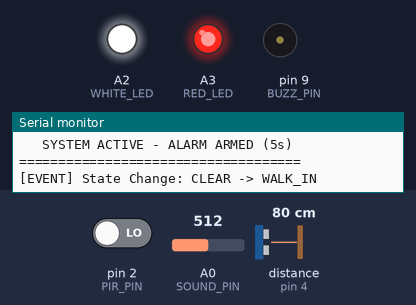
Simulated run of this sketch. Board: Arduino Uno, built with avr-gcc and run on an emulated ATmega328P. Parts: output pins drawn as LEDs (lit = HIGH), buzzer (waves = sounding), the last lines printed to the serial monitor. Wiring (inferred from the names in the program): ultrasonic range finder: trigger pin 3; echo pin 4. Dashed ring = blinking. The inputs (shaded band) are chosen by the test bench; at power-on: distance to the obstacle (sensor on pin 4) 80 cm, pin 2 (PIR_PIN) LOW, A0 (SOUND_PIN) = 512. The echo pulse lasts 58.3 µs per cm; pins used as bus, display or sensor lines are not drawn.

Above: at 1.3 s.
1.4 s: distance to the obstacle (sensor on pin 4) set to 178 cm
4.4 s: distance to the obstacle (sensor on pin 4) set to 183 cm
13.4 s: distance to the obstacle (sensor on pin 4) set to 32 cm
14.9 s: distance to the obstacle (sensor on pin 4) set to 28 cm
At 15.06 s:
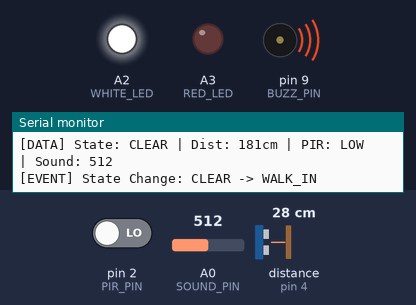
At 15.61 s:
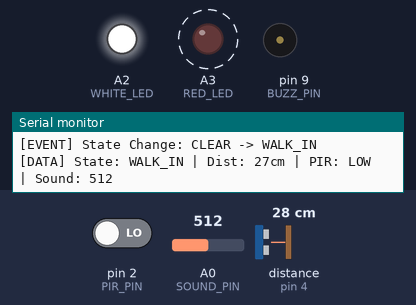
Timing chart, 0 to 17.9 s (numbered marks = the images above; inputs shaded):
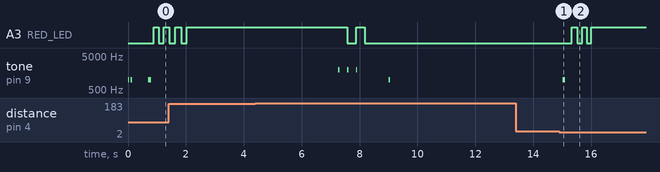

The sketch:

sketch_may12a.ino
```cpp
#include <SoftwareSerial.h>

/* --- USER TUNING ZONE --- */
const int THRESH_IN = 30;
const int THRESH_OUT = 40;
const int MOVE_MARGIN = 60;
const int PIR_LIMIT_CM = 120;
const long LOITER_MS = 5000; // Alarm triggers after this threshold (5 seconds)
const long STATE_HOLD = 600;
const long SLEEP_TIMEOUT = 30000;

/* --- SENSOR & LOGIC CONSTANTS --- */
const int LOITER_RADIUS = 15;
const int TIME_STEP_MS = 3000;
const int SENSE_SMOOTHING = 5;
const int STABILITY_MS = 150;
const int PIR_HOLD_MS = 2000;

/* --- PINOUT PER WIRING TABLE --- */
const int PIR_PIN = 2;
const int TRIG_PIN = 3;
const int ECHO_PIN = 4;
const int SOUND_PIN = A0;
const int WHITE_LED = A2;
const int RED_LED = A3;
const int BUZZ_PIN = 9;
const int SW_RX = 10;
const int SW_TX = 11;

SoftwareSerial nodeMCU(SW_RX, SW_TX);

/* --- SYSTEM VARIABLES --- */
enum SystemState
{
  CLEAR,
  WALK_IN,
  WALK_OUT,
  LINGER,
  LOITER,
  SLEEP
};
SystemState currentState = CLEAR;

unsigned long stateStartTime = 0;
unsigned long lastChangeTime = 0;
unsigned long lastPirTrigger = 0;
long lastValidDist = 150;
long lastChangeDist = 150;
long anchorDist = 0;
bool presence = false;
bool debouncedPIR = false;

/* --- LOGGING HELPER --- */
String getStateName(SystemState state)
{
  switch (state)
  {
  case CLEAR:
    return "CLEAR";
  case WALK_IN:
    return "WALK_IN";
  case WALK_OUT:
    return "WALK_OUT";
  case LINGER:
    return "LINGER";
  case LOITER:
    return "LOITER (ALARM)";
  case SLEEP:
    return "SLEEP";
  default:
    return "UNKNOWN";
  }
}

/* --- ALARM & AUDIO FEEDBACK --- */
void playAlarm()
{
  // Rapid fire alarm for Loitering
  tone(BUZZ_PIN, 2000, 50);
  delay(100);
  tone(BUZZ_PIN, 1500, 50);
}

void playStatusSound(SystemState state)
{
  switch (state)
  {
  case SLEEP:
    tone(BUZZ_PIN, 400, 200);
    digitalWrite(WHITE_LED, LOW);
    digitalWrite(RED_LED, LOW);
    break;
  case CLEAR:
    noTone(BUZZ_PIN);
    tone(BUZZ_PIN, 1000, 50);
    digitalWrite(WHITE_LED, HIGH);
    digitalWrite(RED_LED, LOW);
    break;
  case WALK_IN:
    tone(BUZZ_PIN, 1000, 100);
    break;
  }
}

void setup()
{
  Serial.begin(9600);
  nodeMCU.begin(9600);

  pinMode(PIR_PIN, INPUT);
  pinMode(TRIG_PIN, OUTPUT);
  pinMode(ECHO_PIN, INPUT);
  pinMode(BUZZ_PIN, OUTPUT);
  pinMode(SOUND_PIN, INPUT);
  pinMode(WHITE_LED, OUTPUT);
  pinMode(RED_LED, OUTPUT);

  digitalWrite(WHITE_LED, HIGH);
  tone(BUZZ_PIN, 1000, 50);
  delay(100);
  tone(BUZZ_PIN, 1000, 50);

  Serial.println(F("===================================="));
  Serial.println(F("   SYSTEM ACTIVE - ALARM ARMED (5s) "));
  Serial.println(F("===================================="));
}

long getFilteredDist()
{
  long sum = 0;
  int valid = 0;
  for (int i = 0; i < SENSE_SMOOTHING; i++)
  {
    digitalWrite(TRIG_PIN, LOW);
    delayMicroseconds(2);
    digitalWrite(TRIG_PIN, HIGH);
    delayMicroseconds(10);
    digitalWrite(TRIG_PIN, LOW);
    long dur = pulseIn(ECHO_PIN, HIGH, 20000);
    if (dur > 0)
    {
      sum += (dur * 0.034 / 2);
      valid++;
    }
  }
  return (valid > 0) ? (sum / valid) : lastValidDist;
}

void updateLogic()
{
  long d = getFilteredDist();
  int soundLevel = analogRead(SOUND_PIN);

  if (digitalRead(PIR_PIN) == HIGH)
    lastPirTrigger = millis();

  debouncedPIR = (millis() - lastPirTrigger < PIR_HOLD_MS);

  if (abs(d - lastChangeDist) > 2 || debouncedPIR || soundLevel > 600)
  {
    lastChangeDist = d;
    lastChangeTime = millis();

    if (currentState == SLEEP)
    {
      currentState = CLEAR;
      playStatusSound(CLEAR);
      stateStartTime = millis();
    }
  }

  presence = (d < THRESH_IN);
  SystemState nextState = currentState;
  unsigned long elapsed = millis() - stateStartTime;

  if (millis() - lastChangeTime > SLEEP_TIMEOUT && currentState == CLEAR)
  {
    nextState = SLEEP;
  }

  switch (currentState)
  {
  case CLEAR:
    digitalWrite(WHITE_LED, HIGH);
    digitalWrite(RED_LED, LOW);
    if (presence || (debouncedPIR && d < PIR_LIMIT_CM))
      nextState = WALK_IN;
    break;

  case WALK_IN:
    digitalWrite(RED_LED, (millis() % 400 < 200));
    if (!presence && !debouncedPIR)
      nextState = CLEAR;
    else if ((lastValidDist - d) < -MOVE_MARGIN)
      nextState = WALK_OUT;
    else if (abs(lastValidDist - d) < MOVE_MARGIN && elapsed > 1000)
    {
      nextState = LINGER;
      anchorDist = d;
    }
    break;

  case WALK_OUT:
    digitalWrite(RED_LED, LOW);
    if (!presence && elapsed > 1000)
      nextState = CLEAR;
    else if ((lastValidDist - d) > MOVE_MARGIN)
      nextState = WALK_IN;
    break;

  case LINGER:
    digitalWrite(RED_LED, HIGH);
    if (elapsed > LOITER_MS)
    {
      nextState = LOITER;
      Serial.println(F("[ALERT] Person stayed for 5s! TRIGGERING ALARM."));
    }
    else if (abs(d - anchorDist) > LOITER_RADIUS)
      nextState = (d < anchorDist) ? WALK_IN : WALK_OUT;
    break;

  case LOITER:
    digitalWrite(RED_LED, (millis() % 200 < 100)); // Rapid flash Red LED
    playAlarm();                                   // Continuous audible alarm
    if (!presence)
    {
      noTone(BUZZ_PIN);
      nextState = WALK_OUT;
    }
    else if (abs(d - anchorDist) > LOITER_RADIUS)
    {
      noTone(BUZZ_PIN);
      nextState = (d < anchorDist) ? WALK_IN : WALK_OUT;
    }
    break;

  case SLEEP:
    digitalWrite(WHITE_LED, (millis() % 2000 < 100));
    digitalWrite(RED_LED, LOW);
    break;
  }

  if (nextState != currentState && elapsed > STATE_HOLD)
  {
    Serial.print(F("[EVENT] State Change: "));
    Serial.print(getStateName(currentState));
    Serial.print(F(" -> "));
    Serial.println(getStateName(nextState));

    currentState = nextState;
    stateStartTime = millis();
    playStatusSound(currentState);
  }
  lastValidDist = d;
}

void loop()
{
  updateLogic();

  static unsigned long lastSend = 0;
  if (millis() - lastSend > 3000)
  {
    lastSend = millis();
    int soundLevel = analogRead(SOUND_PIN);

    nodeMCU.print("SET1|");
    nodeMCU.print(getStateName(currentState));
    nodeMCU.print("|");
    nodeMCU.print(lastValidDist);
    nodeMCU.print("|");
    nodeMCU.print(debouncedPIR ? "1" : "0");
    nodeMCU.print("|");
    nodeMCU.print(soundLevel > 600 ? "1" : "0");
    nodeMCU.print("|");
    nodeMCU.print(soundLevel);
    nodeMCU.print("|");
    nodeMCU.println((currentState == LOITER) ? "1" : "0");

    Serial.print(F("[DATA] State: "));
    Serial.print(getStateName(currentState));
    Serial.print(F(" | Dist: "));
    Serial.print(lastValidDist);
    Serial.print(F("cm"));
    Serial.print(F(" | PIR: "));
    Serial.print(debouncedPIR ? "HIGH" : "LOW ");
    Serial.print(F(" | Sound: "));
    Serial.println(soundLevel);
  }

  delay(STABILITY_MS);
}
```

Measured:
- the behaviour switches between 31 and 30 cm on distance to the obstacle (sensor on pin 4) (found by bisection; images 0 and 1)
- after the input at 13.4 s, every drawn part: stays the same
- after the input at 14.9 s, A3 (RED_LED): alternates HIGH for 0.18 s and LOW for 0.16 s, 5 changes in all, then stays HIGH, starting after 0.44 s; tone on pin 9 (BUZZ_PIN): silent → 1000 Hz after 0.12 s, → silent 0.10 s later
- by itself, tone on pin 9 (BUZZ_PIN): plays 2000 Hz for 0.05 s, 2000 Hz for 0.05 s, 2000 Hz for 0.05 s, 1000 Hz for 0.05 s
